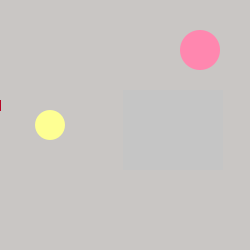
Frame 1 (no input)
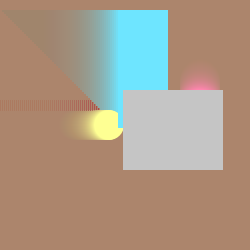
Frame 60 (the mouse pressed at the canvas centre just before this capture)
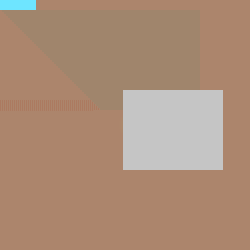
Frame 120 (the mouse held since frame 60 and released just before this capture)

The Processing sketch that drew these frames (run headless with seeded random() and noise(); from frame 60 on, the mouse is pressed at the canvas centre):

// Processing sketch: processing_54489
// ── processing_54489.pde

/*
Coding by Alyssa C & Emilija Cookie 

Editing by Cecilia Chen 
YSDN 2012 
Project 2c Attract 

*/

float x = 50.0;
float speed = 1.0;
float radius = 15.0;

float a = 0; 
float b = 0; 

void setup(){
size(250,250);

smooth();
noStroke();
ellipseMode(RADIUS);
frameRate(60); 
}

void draw(){
//* background *//   
fill(#a58163, 20);
rect(0,0,width,height);

//*circle_yellow*// 
fill(#feff93);
ellipse(x, 125, radius, radius);

//*circle_pink*// 
fill(#ff87af); 
ellipse(200, x, 20, 20); 

//*lines*// 
fill(#14ff1f); 
stroke(183, 6, 38);
rect(a++, 100, 0, 10);

fill(#6ee5ff); 
noStroke();
rect(b, 10, 50, b++);

//*rectangle*// 
fill(#c5c5c5); 
noStroke();
rect(123,90,100,80);

b += speed; 
if(b>150){ 
  b=-100.0;
} 

a += speed; 
if(a>150){ 
  a=-200.0; 
}
x += speed;
if(x>150){
  x=-200.0;
}
}
